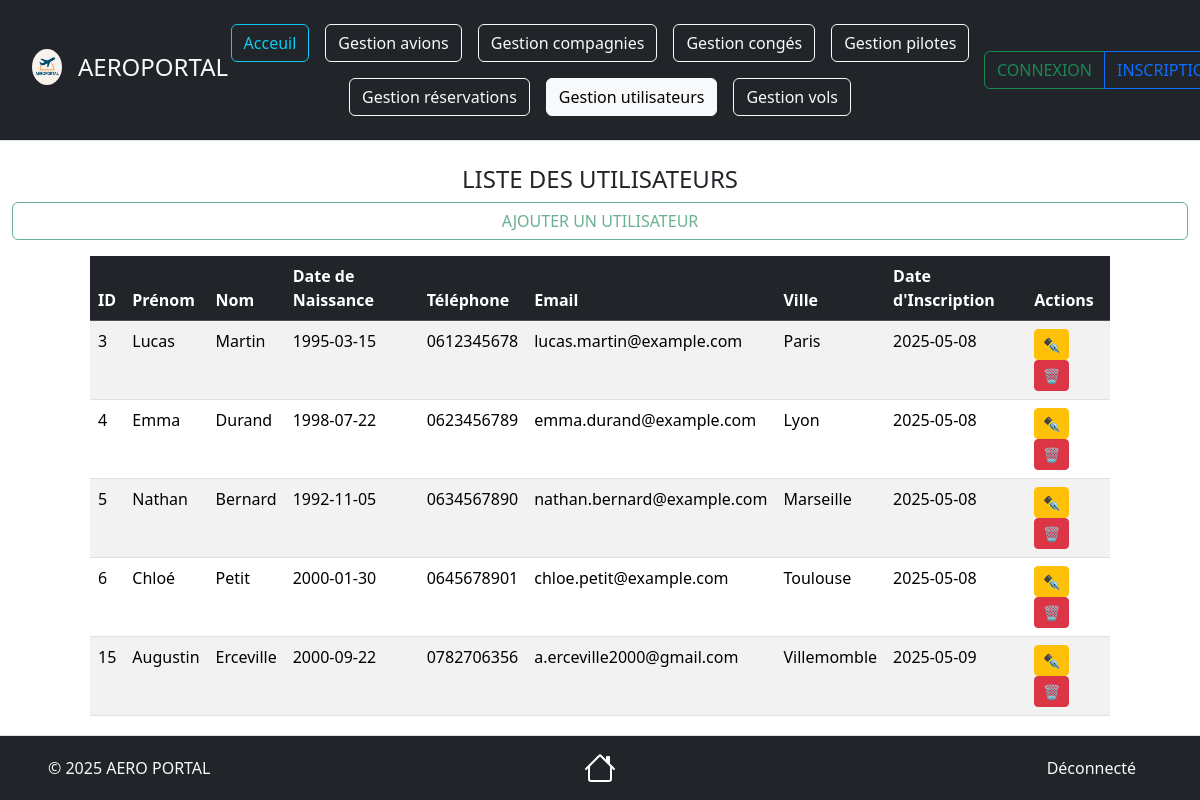
Page /views/Utilisateurs/UtilisateursRead.php on the earlier database version.
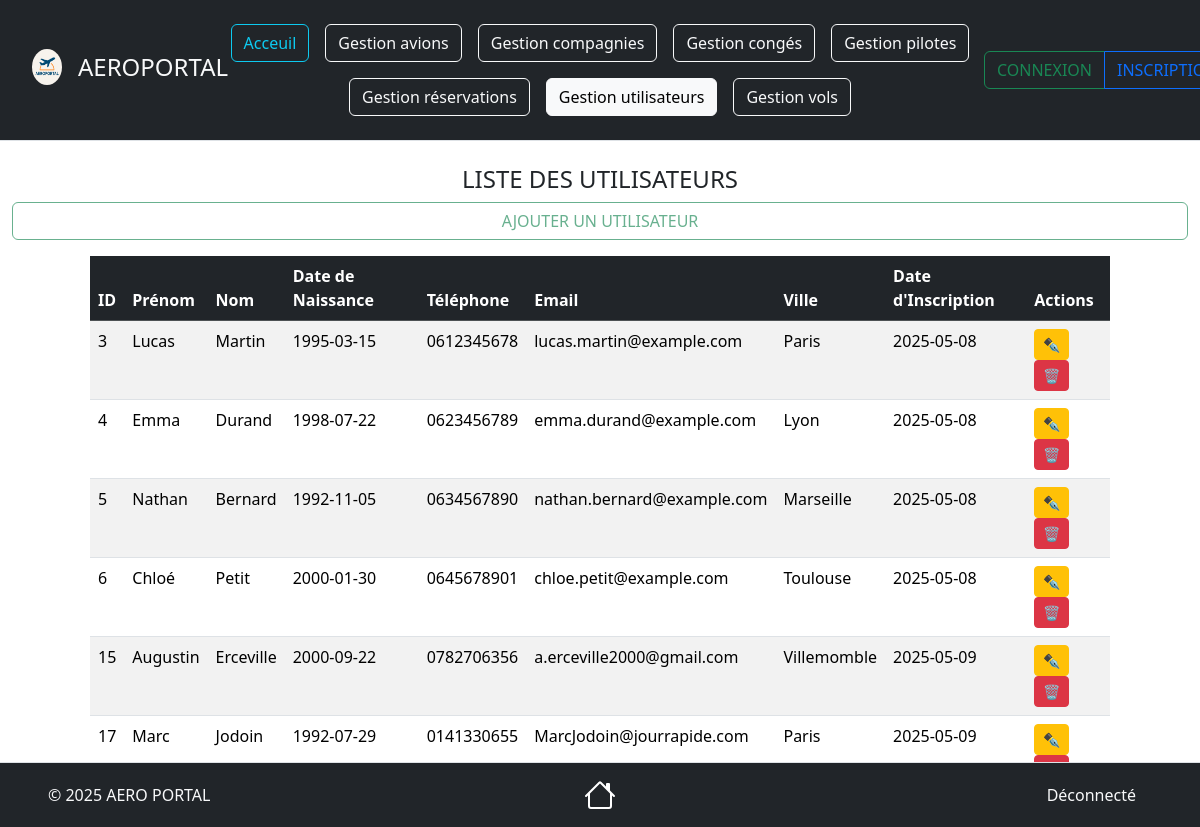
Same page on the later database version.
### tables this page shows
CREATE TABLE IF NOT EXISTS `utilisateurs` (
  `id_utilisateur` int NOT NULL AUTO_INCREMENT COMMENT 'Identifiant unique de l''utilisateur',
  `prenom` varchar(50) NOT NULL COMMENT 'Prénom',
  `nom` varchar(50) NOT NULL COMMENT 'Nom',
  `telephone` varchar(13) NOT NULL COMMENT 'Téléphone',
  `email` varchar(100) NOT NULL COMMENT 'Email',
  `mot_de_passe` varchar(255) NOT NULL COMMENT 'Mot de passe',
  `date_naissance` date NOT NULL COMMENT 'Date de naissance',
  `ville_residence` varchar(50) NOT NULL COMMENT 'Ville de résidence',
  `inscription` datetime NOT NULL DEFAULT CURRENT_TIMESTAMP COMMENT 'Date d''inscription',
  `role` enum('Client','Administrateur') NOT NULL DEFAULT 'Client' COMMENT 'Rôle de l''utilisateur',
  PRIMARY KEY (`id_utilisateur`),
  UNIQUE KEY `email` (`email`)
);

### source/repository/UtilisateursRepository.php (called while the page is built, shortened)
<?php
require_once __DIR__ . '/../model/UtilisateursModel.php';
class UtilisateursRepository
{
    private $bdd;
    public function __construct(\PDO $bdd)
    {
        $this->bdd = $bdd;
        $this->bdd->setAttribute(\PDO::ATTR_ERRMODE, \PDO::ERRMODE_EXCEPTION);
    }
    public function getUsers(): array {
        try {
            $query = $this->bdd->prepare("SELECT * FROM utilisateurs");
            $query->execute();
            $users = [];
            while ($data = $query->fetch(\PDO::FETCH_ASSOC)) {
                $users[] = new UtilisateursModel($data);
            }
            return $users;
        } catch (\PDOException $e) {
            return [];
        }
    }
}

### source/model/UtilisateursModel.php (called while the page is built, shortened)
<?php
class UtilisateursModel
{
     private ?int $id_utilisateur = null;
     private ?string $prenom = null;
     private ?string $nom = null;
     private ?string $telephone = null;
     private ?string $email = null;
     private ?string $date_naissance = null;
     private ?string $ville_residence = null;
     private ?DateTime $inscription = null;
     public function hydrate($data) {
          if (isset($data['id_utilisateur'])) {
               $this->id_utilisateur = $data['id_utilisateur'];
          }
          if (isset($data['prenom'])) {
               $this->prenom = $data['prenom'];
          }
          if (isset($data['nom'])) {
               $this->nom = $data['nom'];
          }
          if (isset($data['telephone'])) {
               $this->telephone = $data['telephone'];
          }
          if (isset($data['email'])) {
               $this->email = $data['email'];
          }
          if (isset($data['date_naissance'])) {
               $this->date_naissance = $data['date_naissance'];
          }
          if (isset($data['ville_residence'])) {
               $this->ville_residence = $data['ville_residence'];
          }
          if (isset($data['inscription'])) {
               $this->inscription = new DateTime($data['inscription']);
          }
     }
     public function getIdUser()
     {
          return $this->id_utilisateur;
     }
     public function getPrenom()
     {
          return $this->prenom;
     }
     public function getNom()
     {
          return $this->nom;
     }
     public function getTelephone()
     {
          return $this->telephone;
     }
     public function getEmail()
     {
          return $this->email;
     }
     public function getDateNaissance()
     {
          return $this->date_naissance;
     }
     public function getVilleResidence()
     {
          return $this->ville_residence;
     }
     public function getInscription()
     {
          return $this->inscription;
     }
}

### views/Utilisateurs/UtilisateursRead.php (the view, shortened to what this page needs)
<?php
require_once __DIR__ . '/../../source/repository/UtilisateursRepository.php';
require_once __DIR__ . '/../../source/model/UtilisateursModel.php';
$config = new Config();
$bdd = $config->connexion();
$utilisateurRepo = new UtilisateursRepository($bdd);
$utilisateurs = $utilisateurRepo->getUsers();
?>
<!doctype html>
<html lang="fr">
<head>
     <link href="https://cdn.jsdelivr.net/npm/bootstrap@5.3.3/dist/css/bootstrap.min.css" rel="stylesheet">
</head>
<body>
<header class="d-flex flex-wrap align-items-center justify-content-center justify-content-md-between py-3 mb-4 border-bottom bg-dark">
    <div class="col-2 ms-3 mb-2 mb-md-0 text-light">
         <a href="../Acceuil.php" class="d-inline-flex link-body-emphasis text-decoration-none">
              <img src="../../documentation/img/Logo.png" class="rounded-circle mx-3" style="max-width: 15%; height: auto;">
              <div class="fs-4 text-light">AEROPORTAL</div>
         </a>
    </div>
    <ul class="nav col mb-2 justify-content-center mb-md-0">
        <li><a href="../Acceuil.php" class="nav-link px-2"><button type="button" class="btn btn-outline-info">Acceuil</button></a></li>
        <li><a href="../Avions/AvionsRead.php" class="nav-link px-2"><button type="button" class="btn btn-outline-light">Gestion avions</button></a></li>
        <li><a href="../Compagnies/CompagniesRead.php" class="nav-link px-2"><button type="button" class="btn btn-outline-light">Gestion compagnies</button></a></li>
        <li><a href="../Conges/CongesRead.php" class="nav-link px-2"><button type="button" class="btn btn-outline-light">Gestion congés</button></a></li>
        <li><a href="../Pilotes/PilotesRead.php" class="nav-link px-2"><button type="button" class="btn btn-outline-light">Gestion pilotes</button></a></li>
        <li><a href="../Reservations/ReservationsRead.php" class="nav-link px-2"><button type="button" class="btn btn-outline-light">Gestion réservations</button></a></li>
        <li><a href="../Utilisateurs/UtilisateursRead.php" class="nav-link px-2"><button type="button" class="btn btn-outline-light active">Gestion utilisateurs</button></a></li>
        <li><a href="../Vols/VolsRead.php" class="nav-link px-2"><button type="button" class="btn btn-outline-light">Gestion vols</button></a></li>
    </ul>
    <div class="col-2 btn-group md-3 me-3 text-end" role="group" aria-label="Boutons utilisateur">
        <?php if (isset($_SESSION['utilisateur'])): ?>
            <a href="../../views/Account/AccountView.php" class="btn btn-outline-primary">MON COMPTE</a>
            <a href="../../source/treatment/deconnexion.php" class="btn btn-outline-danger">DÉCONNEXION</a>
        <?php else: ?>
            <a href="../Connexion.php" class="btn btn-outline-success">CONNEXION</a>
            <a href="../Inscription.php" class="btn btn-outline-primary">INSCRIPTION</a>
        <?php endif; ?>
    </div>
</header>
<div class="mx-4">
    <div class="row">
        <h4 class="text-center text-uppercase">Liste des utilisateurs</h4>
        <a href="UtilisateursCreate.php" class="btn btn-outline-success text-uppercase disabled">Ajouter un utilisateur</a>
    </div>
</div>
<div class="row my-3">
    <div class="col-1"></div>
    <table class="col table table-striped">
          <thead class="table-dark">
          <tr>
               <th>ID</th>
               <th>Prénom</th>
               <th>Nom</th>
               <th>Date de Naissance</th>
               <th>Téléphone</th>
               <th>Email</th>
               <th>Ville</th>
               <th>Date d'Inscription</th>
               <th>Actions</th>
          </tr>
          </thead>
          <tbody>
          <?php foreach ($utilisateurs as $user): ?>
               <tr>
                    <td><?= htmlspecialchars($user->getIdUser() ?? 'Inconnu', ENT_QUOTES, 'UTF-8') ?></td>
                    <td><?= htmlspecialchars($user->getPrenom() ?? 'Inconnu', ENT_QUOTES, 'UTF-8') ?></td>
                    <td><?= htmlspecialchars($user->getNom() ?? 'Inconnu', ENT_QUOTES, 'UTF-8') ?></td>
                    <td><?= htmlspecialchars($user->getDateNaissance() ?? 'Inconnu', ENT_QUOTES, 'UTF-8') ?></td>
                    <td><?= htmlspecialchars($user->getTelephone() ?? 'Inconnu', ENT_QUOTES, 'UTF-8') ?></td>
                    <td><?= htmlspecialchars($user->getEmail() ?? 'Inconnu', ENT_QUOTES, 'UTF-8') ?></td>
                    <td><?= htmlspecialchars($user->getVilleResidence() ?? 'Inconnu', ENT_QUOTES, 'UTF-8') ?></td>
                    <td><?= htmlspecialchars($user->getInscription()->format('Y-m-d') ?? 'Inconnu', ENT_QUOTES, 'UTF-8') ?></td>
                    <td>
                         <a href="UtilisateursUpdate.php?id=<?= $user->getIdUser() ?>" class="btn btn-warning btn-sm">✒️</a>
                         <a href="UtilisateursDelete.php?id=<?= $user->getIdUser() ?>" class="btn btn-danger btn-sm" onclick="return confirm('Êtes-vous sûr de vouloir supprimer cet utilisateur ?');">🗑️</a>
                    </td>
               </tr>
          <?php endforeach; ?>
          </tbody>
     </table>
     <div class="col-1"></div>
</div>
<?php include '../Footer.php'; ?>

### views/Footer.php (shortened to what this page needs)
<footer class="d-flex flex-wrap justify-content-between align-items-center py-3 mt-4 border-top bg-dark  fixed-bottom">
     <p class="col-md-4 mb-0 ps-5 text-light">&copy; 2025 AERO PORTAL</p>
     <a href="Acceuil.php" class="col-md-4 d-flex align-items-center justify-content-center mb-3 mb-md-0 me-md-auto link-body-emphasis text-decoration-none">
     </a>
     <ul class="nav col-md-4 justify-content-end align-items-center">
          <?php if (isset($_SESSION['utilisateur'])): ?>
               <li class="nav-item d-flex align-items-center me-3">
                    <span class="text-light">Connecté : <?= htmlspecialchars($_SESSION['utilisateur']['prenom']) ?> <?= htmlspecialchars($_SESSION['utilisateur']['nom']) ?></span>
                    <div class="spinner-grow text-success ms-3" style="width: 2rem; height: 2rem;" role="status">
                         <span class="visually-hidden"></span>
                    </div>
               </li>
          <?php else: ?>
               <li class="nav-item d-flex align-items-center me-3">
                   <span class="text-light">Déconnecté</span>
               </li>
          <?php endif; ?>
     </ul>
</footer>
<script src="https://cdn.jsdelivr.net/npm/@tailwindcss/browser@4"></script>
</body>
</html>

Differences in the rows shown:
added utilisateurs: id_utilisateur "17", prenom "Marc", nom "Jodoin", date_naissance "1992-07-29", telephone "0141330655", email "MarcJodoin@jourrapide.com", ville_residence "Paris", inscription "2025-05-09"
